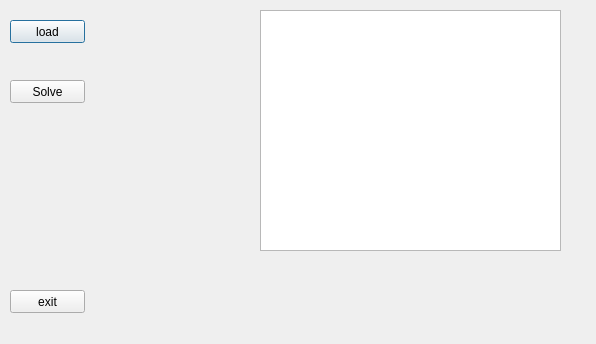
<?xml version="1.0" encoding="UTF-8"?>
<ui version="4.0">
 <class>MyDialog</class>
 <widget class="QDialog" name="MyDialog">
  <property name="geometry">
   <rect>
    <x>0</x>
    <y>0</y>
    <width>596</width>
    <height>344</height>
   </rect>
  </property>
  <property name="windowTitle">
   <string>Goods Effectiveness</string>
  </property>
  <widget class="QPushButton" name="pushButton">
   <property name="geometry">
    <rect>
     <x>10</x>
     <y>20</y>
     <width>75</width>
     <height>23</height>
    </rect>
   </property>
   <property name="text">
    <string>load</string>
   </property>
  </widget>
  <widget class="QPushButton" name="pushButton_3">
   <property name="geometry">
    <rect>
     <x>10</x>
     <y>80</y>
     <width>75</width>
     <height>23</height>
    </rect>
   </property>
   <property name="text">
    <string>Solve</string>
   </property>
  </widget>
  <widget class="QPushButton" name="pushButton_4">
   <property name="geometry">
    <rect>
     <x>10</x>
     <y>290</y>
     <width>75</width>
     <height>23</height>
    </rect>
   </property>
   <property name="text">
    <string>exit</string>
   </property>
  </widget>
  <widget class="QListView" name="listView">
   <property name="geometry">
    <rect>
     <x>260</x>
     <y>10</y>
     <width>301</width>
     <height>241</height>
    </rect>
   </property>
  </widget>
  <widget class="QLabel" name="label">
   <property name="geometry">
    <rect>
     <x>100</x>
     <y>20</y>
     <width>131</width>
     <height>20</height>
    </rect>
   </property>
   <property name="text">
    <string/>
   </property>
  </widget>
 </widget>
 <resources/>
 <connections/>
</ui>
